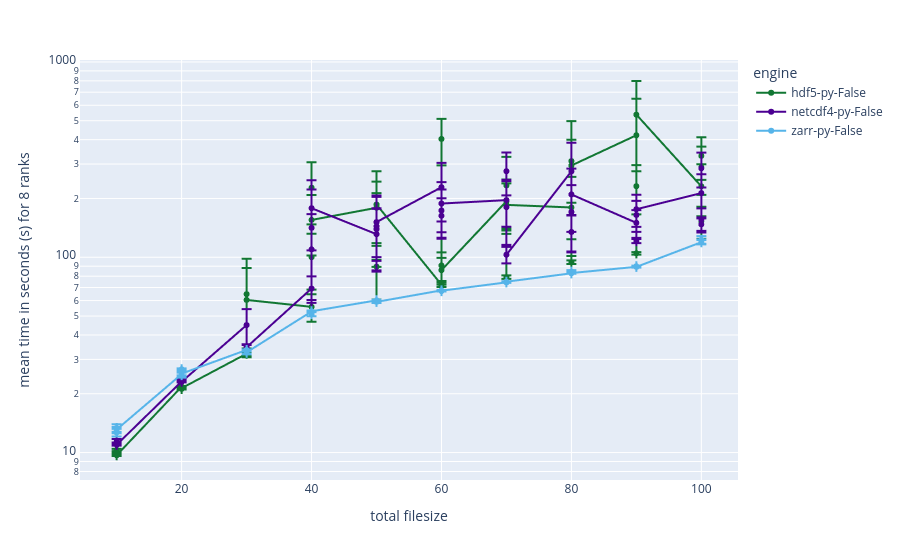
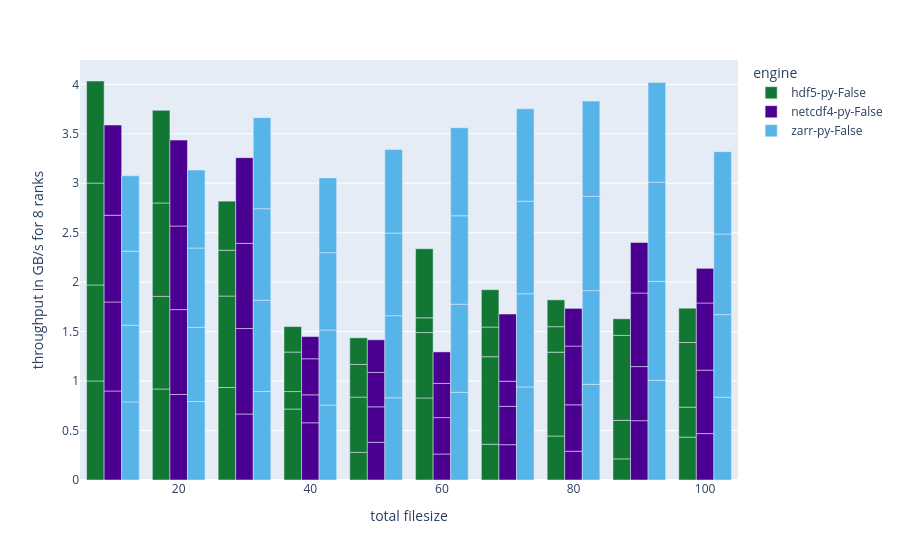

The cell these charts' notebook holds for them, in order:
### Code cell
import plotly.express as px 

show_parallel = False

df_list = []

if show_parallel is True:
    df_list = [d for _, d in df_new[df_new["parallel"] == True].groupby(["ranks"])]
else:
    df_list.append(df_new[df_new["parallel"] == False])



for df_ranks in df_list:
    
    ranks = df_ranks["ranks"].iat[0]

    fig = px.line(
        data_frame=df_ranks, 
        log_y=True, 
        x="total filesize", 
        y="mean time", 
        color="engine", 
        markers=True, 
        hover_data=["format"], 
        labels={"mean time": f"mean time in seconds (s) for {ranks} ranks"},
        error_y="error bar", 
        color_discrete_map={
            "zarr-py-False": '#56B4E9',
            "netcdf4-py-False": '#4B0092',
            "hdf5-py-False": '#117733',
            "zarr-py-True": '#AB029E',
            "netcdf4-py-True": '#FFB000',
            "hdf5-py-True": '#FF4430',
        },
        )

    fig.show()

    unit = df_new["unit"].iat[0]
    fig = px.bar(
        data_frame=df_ranks.drop_duplicates(subset=['throughput']), 
        x="total filesize", 
        y="throughput", 
        color="engine", 
        barmode='group', 
        hover_data=["format"], 
        labels={"throughput": f"throughput in {unit}/s for {ranks} ranks"},
        color_discrete_map={
            "zarr-py-False": '#56B4E9',
            "netcdf4-py-False": '#4B0092',
            "hdf5-py-False": '#117733',
            "zarr-py-True": '#AB029E',
            "netcdf4-py-True": '#FFB000',
            "hdf5-py-True": '#FF4430',
        },
        )

    fig.show()
    
df_test = df_list[0]

### Figure 1 — Plotly figure (JSON) as saved in the notebook; plotly's stock layout.template omitted (floating-point values rounded to 4 significant figures; data arrays with more than 128 entries replaced by an {"elided": "..."} marker saying what was removed)
{"data": [{"customdata": {"elided": "400x1 str values"}, "error_y": {"array": {"elided": "400 float values"}}, "hovertemplate": "engine=hdf5-py-False<br>total filesize=%{x}<br>mean time in seconds (s) for 8 ranks=%{y}<br>format=%{customdata[0]}<extra></extra>", "legendgroup": "hdf5-py-False", "line": {"color": "#117733", "dash": "solid"}, "marker": {"symbol": "circle"}, "mode": "lines+markers", "name": "hdf5-py-False", "showlegend": true, "type": "scattergl", "x": {"elided": "400 int values"}, "xaxis": "x", "y": {"elided": "400 float values"}, "yaxis": "y"}, {"customdata": {"elided": "400x1 str values"}, "error_y": {"array": {"elided": "400 float values"}}, "hovertemplate": "engine=netcdf4-py-False<br>total filesize=%{x}<br>mean time in seconds (s) for 8 ranks=%{y}<br>format=%{customdata[0]}<extra></extra>", "legendgroup": "netcdf4-py-False", "line": {"color": "#4B0092", "dash": "solid"}, "marker": {"symbol": "circle"}, "mode": "lines+markers", "name": "netcdf4-py-False", "showlegend": true, "type": "scattergl", "x": {"elided": "400 int values"}, "xaxis": "x", "y": {"elided": "400 float values"}, "yaxis": "y"}, {"customdata": {"elided": "400x1 str values"}, "error_y": {"array": {"elided": "400 float values"}}, "hovertemplate": "engine=zarr-py-False<br>total filesize=%{x}<br>mean time in seconds (s) for 8 ranks=%{y}<br>format=%{customdata[0]}<extra></extra>", "legendgroup": "zarr-py-False", "line": {"color": "#56B4E9", "dash": "solid"}, "marker": {"symbol": "circle"}, "mode": "lines+markers", "name": "zarr-py-False", "showlegend": true, "type": "scattergl", "x": {"elided": "400 int values"}, "xaxis": "x", "y": {"elided": "400 float values"}, "yaxis": "y"}], "layout": {"legend": {"title": {"text": "engine"}, "tracegroupgap": 0}, "margin": {"t": 60}, "xaxis": {"anchor": "y", "domain": [0, 1], "title": {"text": "total filesize"}}, "yaxis": {"anchor": "x", "domain": [0, 1], "title": {"text": "mean time in seconds (s) for 8 ranks"}, "type": "log"}}}

### Figure 2 — Plotly figure (JSON) as saved in the notebook; plotly's stock layout.template omitted (floating-point values rounded to 4 significant figures)
{"data": [{"alignmentgroup": "True", "customdata": [["hdf5"], ["hdf5"], ["hdf5"], ["hdf5"], ["hdf5"], ["hdf5"], ["hdf5"], ["hdf5"], ["hdf5"], ["hdf5"], ["hdf5"], ["hdf5"], ["hdf5"], ["hdf5"], ["hdf5"], ["hdf5"], ["hdf5"], ["hdf5"], ["hdf5"], ["hdf5"], ["hdf5"], ["hdf5"], ["hdf5"], ["hdf5"], ["hdf5"], ["hdf5"], ["hdf5"], ["hdf5"], ["hdf5"], ["hdf5"], ["hdf5"], ["hdf5"], ["hdf5"], ["hdf5"], ["hdf5"], ["hdf5"], ["hdf5"], ["hdf5"], ["hdf5"], ["hdf5"]], "hovertemplate": "engine=hdf5-py-False<br>total filesize=%{x}<br>throughput in GB/s for 8 ranks=%{y}<br>format=%{customdata[0]}<extra></extra>", "legendgroup": "hdf5-py-False", "marker": {"color": "#117733", "pattern": {"shape": ""}}, "name": "hdf5-py-False", "offsetgroup": "hdf5-py-False", "orientation": "v", "showlegend": true, "textposition": "auto", "type": "bar", "x": [10, 10, 10, 10, 20, 20, 20, 20, 30, 30, 30, 30, 40, 40, 40, 40, 50, 50, 50, 50, 60, 60, 60, 60, 70, 70, 70, 70, 80, 80, 80, 80, 90, 90, 90, 90, 100, 100, 100, 100], "xaxis": "x", "y": [1.002, 0.9702, 1.03, 1.032, 0.9198, 0.9363, 0.9444, 0.9361, 0.9351, 0.9243, 0.4634, 0.4962, 0.7178, 0.1762, 0.3994, 0.2577, 0.279, 0.5588, 0.3308, 0.2685, 0.8296, 0.661, 0.1488, 0.6985, 0.3616, 0.8845, 0.3001, 0.3775, 0.4448, 0.8477, 0.2574, 0.2712, 0.2136, 0.3893, 0.8592, 0.1675, 0.4334, 0.3027, 0.6541, 0.3464], "yaxis": "y"}, {"alignmentgroup": "True", "customdata": [["netcdf4"], ["netcdf4"], ["netcdf4"], ["netcdf4"], ["netcdf4"], ["netcdf4"], ["netcdf4"], ["netcdf4"], ["netcdf4"], ["netcdf4"], ["netcdf4"], ["netcdf4"], ["netcdf4"], ["netcdf4"], ["netcdf4"], ["netcdf4"], ["netcdf4"], ["netcdf4"], ["netcdf4"], ["netcdf4"], ["netcdf4"], ["netcdf4"], ["netcdf4"], ["netcdf4"], ["netcdf4"], ["netcdf4"], ["netcdf4"], ["netcdf4"], ["netcdf4"], ["netcdf4"], ["netcdf4"], ["netcdf4"], ["netcdf4"], ["netcdf4"], ["netcdf4"], ["netcdf4"], ["netcdf4"], ["netcdf4"], ["netcdf4"], ["netcdf4"]], "hovertemplate": "engine=netcdf4-py-False<br>total filesize=%{x}<br>throughput in GB/s for 8 ranks=%{y}<br>format=%{customdata[0]}<extra></extra>", "legendgroup": "netcdf4-py-False", "marker": {"color": "#4B0092", "pattern": {"shape": ""}}, "name": "netcdf4-py-False", "offsetgroup": "netcdf4-py-False", "orientation": "v", "showlegend": true, "textposition": "auto", "type": "bar", "x": [10, 10, 10, 10, 20, 20, 20, 20, 30, 30, 30, 30, 40, 40, 40, 40, 50, 50, 50, 50, 60, 60, 60, 60, 70, 70, 70, 70, 80, 80, 80, 80, 90, 90, 90, 90, 100, 100, 100, 100], "xaxis": "x", "y": [0.8998, 0.8998, 0.8769, 0.912, 0.8645, 0.8581, 0.8452, 0.8682, 0.6672, 0.864, 0.8611, 0.8662, 0.5783, 0.2828, 0.3645, 0.2243, 0.3809, 0.3591, 0.347, 0.3302, 0.2628, 0.3678, 0.346, 0.3185, 0.3569, 0.3876, 0.2539, 0.6794, 0.2905, 0.469, 0.5938, 0.3815, 0.5999, 0.5466, 0.7436, 0.511, 0.4693, 0.6414, 0.6787, 0.3502], "yaxis": "y"}, {"alignmentgroup": "True", "customdata": [["zarr"], ["zarr"], ["zarr"], ["zarr"], ["zarr"], ["zarr"], ["zarr"], ["zarr"], ["zarr"], ["zarr"], ["zarr"], ["zarr"], ["zarr"], ["zarr"], ["zarr"], ["zarr"], ["zarr"], ["zarr"], ["zarr"], ["zarr"], ["zarr"], ["zarr"], ["zarr"], ["zarr"], ["zarr"], ["zarr"], ["zarr"], ["zarr"], ["zarr"], ["zarr"], ["zarr"], ["zarr"], ["zarr"], ["zarr"], ["zarr"], ["zarr"], ["zarr"], ["zarr"], ["zarr"], ["zarr"]], "hovertemplate": "engine=zarr-py-False<br>total filesize=%{x}<br>throughput in GB/s for 8 ranks=%{y}<br>format=%{customdata[0]}<extra></extra>", "legendgroup": "zarr-py-False", "marker": {"color": "#56B4E9", "pattern": {"shape": ""}}, "name": "zarr-py-False", "offsetgroup": "zarr-py-False", "orientation": "v", "showlegend": true, "textposition": "auto", "type": "bar", "x": [10, 10, 10, 10, 20, 20, 20, 20, 30, 30, 30, 30, 40, 40, 40, 40, 50, 50, 50, 50, 60, 60, 60, 60, 70, 70, 70, 70, 80, 80, 80, 80, 90, 90, 90, 90, 100, 100, 100, 100], "xaxis": "x", "y": [0.7896, 0.7752, 0.7483, 0.7621, 0.7936, 0.7491, 0.8019, 0.7885, 0.8946, 0.923, 0.925, 0.9204, 0.7582, 0.7576, 0.782, 0.7563, 0.831, 0.83, 0.8349, 0.8462, 0.8863, 0.8904, 0.8945, 0.8903, 0.941, 0.9417, 0.9356, 0.9338, 0.9667, 0.9475, 0.9527, 0.9636, 1.007, 1.001, 1.002, 1.008, 0.8372, 0.8346, 0.8147, 0.8323], "yaxis": "y"}], "layout": {"barmode": "group", "legend": {"title": {"text": "engine"}, "tracegroupgap": 0}, "margin": {"t": 60}, "xaxis": {"anchor": "y", "domain": [0, 1], "title": {"text": "total filesize"}}, "yaxis": {"anchor": "x", "domain": [0, 1], "title": {"text": "throughput in GB/s for 8 ranks"}}}}
